Frame 1 (no input): blank canvas, image omitted
Frame 60 (the mouse pressed at the canvas centre just before this capture): blank canvas, image omitted
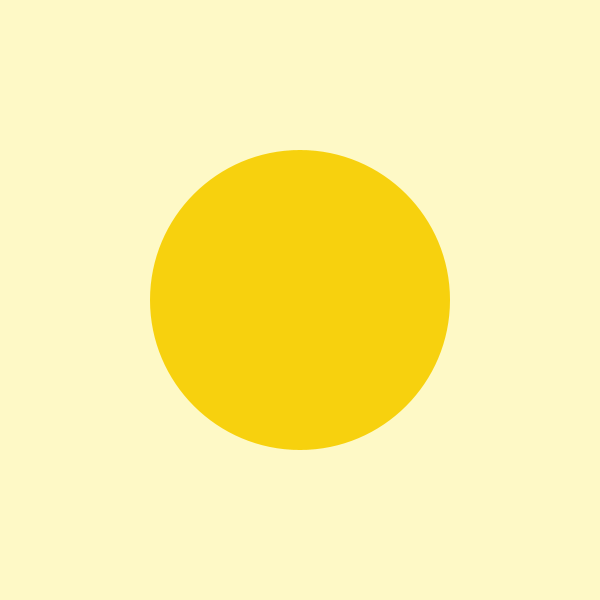
Frame 120 (the mouse held since frame 60 and released just before this capture)

The Processing sketch whose frames 1 and 60 were blank and that drew this single picture after the mouse press (run headless with seeded random() and noise(); from frame 60 on, the mouse is pressed at the canvas centre):

// Processing sketch: p2
// ── p2.pde
// zona de variables
// les pongo un valor inicial 
float ancho = 50;
float alto = 50;
float centroX; 
float centroY;

void setup() {
  size(600, 600);  // Tamaño del lienzo
  // independientemente de mi lienzo en pantalla, estoy posicionando 
  // el circulo o whatever en el centro 
  centroX = width / 2;  
  centroY = height / 2; 

}

void draw() {
  // canva
  background(254,249,198); 
  
  // the magic 
  // actualiza los distintos ejes segun el mov
  // map(valor, inicioRango1, finRango1, inicioRango2, finRango2)
  ancho = map(mouseX, 0, width, 0, 600);
  alto = map(mouseY, 0, height, 0, 600);
  
  // colorcitos
  noStroke();
  fill(247,209,14); // Relleno rojo
 //dibujando ando 
  ellipse(centroX, centroY, ancho, alto);
}
